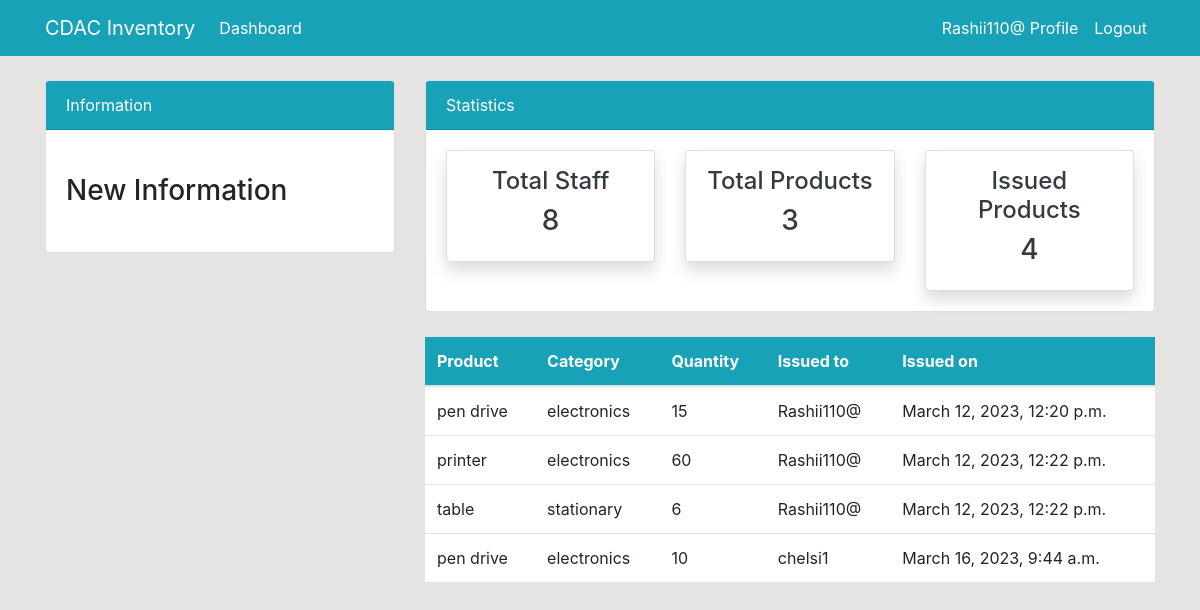
/issueditems/ (signed in), run on the app's committed database.
### dashboard/models.py (models this page shows, shortened)
class Issued_Items(models.Model):
    product=models.ForeignKey(Product,on_delete=models.CASCADE,null=True)
    staff=models.ForeignKey(User,models.CASCADE,null=True)
    issueditem_quantity=models.PositiveIntegerField(null=True)
    date=models.DateTimeField(auto_now_add=True)
    class Meta:
        verbose_name_plural='Issued_Items'

class Product(models.Model):
    asset=models.CharField(max_length=30,null=True)
    sno=models.CharField(max_length=15,null=True)
    name=models.CharField(max_length=100,null=True)
    category=models.CharField(max_length=20,choices=category,null=True)
    quantity=models.PositiveIntegerField(null=True)
    model=models.CharField(max_length=300,null=True)
    class Meta:
        verbose_name_plural='Product'

### dashboard/views.py (the view)
# urls.py: path('issueditems/',views.issued_items,name='dashboardissueditems'),
@login_required
def issued_items(request):
 items=Issued_Items.objects.all()
 items_count = items.count()
 workers_count =User.objects.all().count()
 product_count =Product.objects.all().count()
 context={
     'items':items,
     'workers_count': workers_count,
     'items_count': items_count,
     'product_count': product_count,
 }
 return render(request,'dashboard/issueditems.html',context)

### template/dashboard/issueditems.html (shortened to what this page needs)
{% extends 'partials/base.html' %}
{% block content %}
{% include 'partials/topnav.html'%}
<div class="container">
    <div class="row my-4">
        <div class="col-md-4">
        </div>
        <div class="col-md-8">
            <table class="table bg-white">
                <thead class="bg-info">
                    <tr class="text-white">
                        <th scope="col">Product</th>
                        <th scope="col">Category</th>
                        <th scope="col">Quantity</th>
                        <th scope="col">Issued to</th>
                        <th scope="col">Issued on</th>
                    </tr>
                </thead>
                <tbody>
                    {% for items in items %}
                    <tr>
                        <td>{{ items.product.name }}</td>
                        <td>{{ items.product.category }}</td>
                        <td>{{ items.issueditem_quantity }}</td>
                        <td>
                            {{ items.staff.username }}
                        </td>
                        <td>
                            {{ items.date }}
                        </td>
                    </tr>
                    {% endfor %}
                </tbody>
            </table>
        </div>
    </div>
</div>
{% endblock %}

### template/partials/nav.html (shortened to what this page needs)
<nav class="navbar navbar-expand-lg navbar-info bg-info">
    {% if user.is_authenticated %}
    <div class="container">
        <a class="navbar-brand text-white" href="{% url 'dashboardindex'%}">CDAC Inventory</a>
        <div class="collapse navbar-collapse" id="navbarSupportedContent">
            <ul class="navbar-nav mr-auto">
                <li class="nav-item active">
                    <a class="nav-link text-white" href="{% url 'dashboardindex'%}">Dashboard </a>
                </li>
            </ul>
            <ul class="navbar-nav ml-auto">
                <li class="nav-item active">
                    <a class="nav-link text-white" href="{% url 'user-profile' %}">{{ user.username }} Profile </a>
                </li>
                <li class="nav-item">
                    <a class="nav-link text-white" href="{% url 'user-logout' %}">Logout</a>
                </li>
            </ul>
            {% endif %}
        </div>
    </div>
</nav>

### static/style.css (style rules this page uses)
body { background: rgb(230, 227, 227); }

### data on the page
Issued_Items: product.name "pen drive", product.category "electronics", issueditem_quantity "15", staff.username "Rashii110@", date "March 12, 2023, 12:20 p.m."
Issued_Items: product.name "printer", product.category "electronics", issueditem_quantity "60", staff.username "Rashii110@", date "March 12, 2023, 12:22 p.m."
Issued_Items: product.name "table", product.category "stationary", issueditem_quantity "6", staff.username "Rashii110@", date "March 12, 2023, 12:22 p.m."
Issued_Items: product.name "pen drive", product.category "electronics", issueditem_quantity "10", staff.username "chelsi1", date "March 16, 2023, 9:44 a.m."

### other printed values
{{ user.username }} "Rashii110@"
{{ workers_count }} "8"
{{ product_count }} "3"
{{ items_count }} "4"
